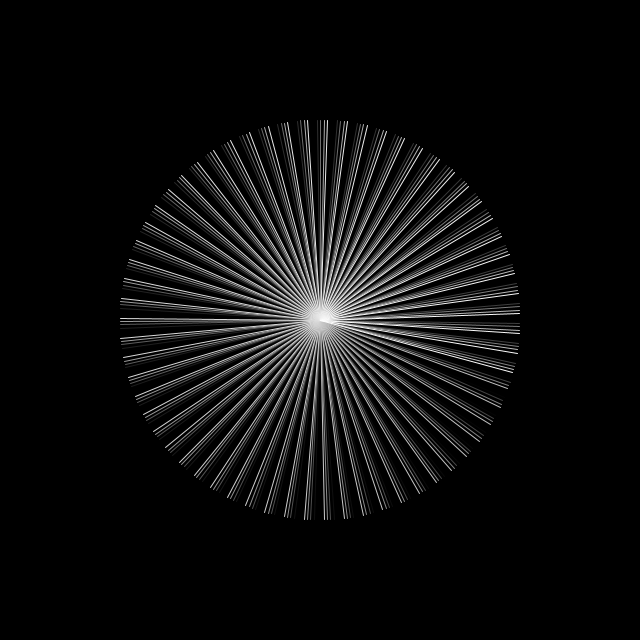
Frame 1 (no input)
Frame 2 (the mouse pressed at the canvas centre, redrawn once): identical to frame 1, image omitted

The Processing sketch that drew this single still picture (run headless with seeded random() and noise(); the mouse was pressed at the canvas centre and the sketch redrawn once):

// Processing sketch: circle_doodle
// ── circle_doodle.pde
// Circle doodle.

void setup() { 
  size(640,640);
  noLoop();
}

void draw() {
  background(0);
  float r = 200.0;
  float theta = 0;

  for(int i = 0; i < 255; i++) {
    stroke(i,i,i);
    line(320,320, getX(320,r,theta),getY(320,r,theta));
    theta += 0.1;
  }
}

float getX(float cx, float r, float theta) {
   return cx + r * cos(theta); 
}

float getY(float cy, float r, float theta) {
   return cy + r * sin(theta); 
}
